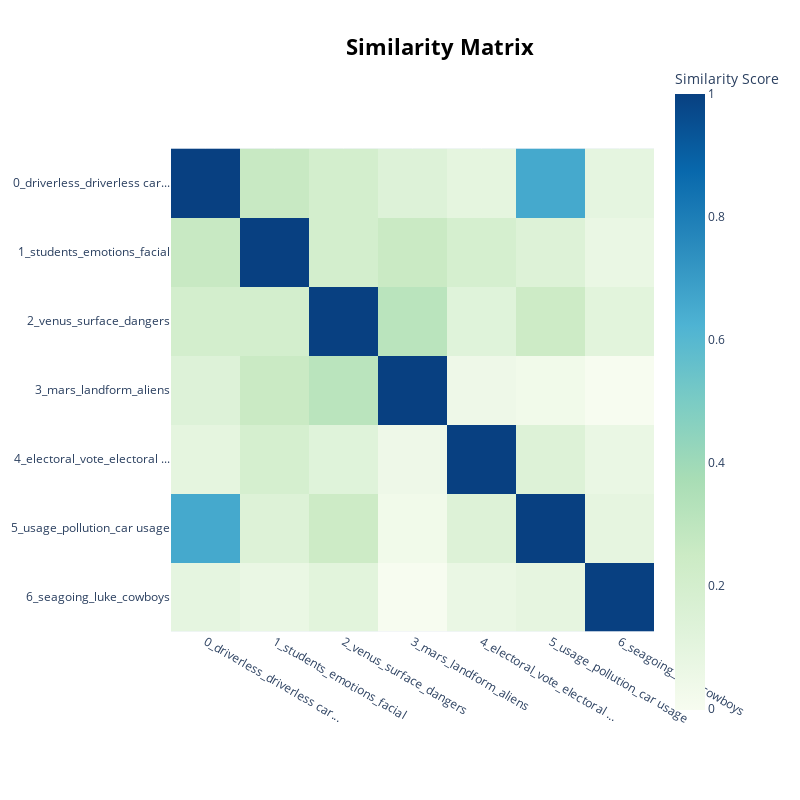

The cell this chart's notebook holds for it:
### Code cell
topic_model.visualize_heatmap()

### Figure 1 — Plotly figure (JSON) as saved in the notebook; plotly's stock layout.template omitted (floating-point values rounded to 4 significant figures)
{"data": [{"coloraxis": "coloraxis", "hovertemplate": "x: %{x}<br>y: %{y}<br>Similarity Score: %{z}<extra></extra>", "name": "0", "type": "heatmap", "x": ["0_driverless_driverless car...", "1_students_emotions_facial", "2_venus_surface_dangers", "3_mars_landform_aliens", "4_electoral_vote_electoral ...", "5_usage_pollution_car usage", "6_seagoing_luke_cowboys"], "xaxis": "x", "y": ["0_driverless_driverless car...", "1_students_emotions_facial", "2_venus_surface_dangers", "3_mars_landform_aliens", "4_electoral_vote_electoral ...", "5_usage_pollution_car usage", "6_seagoing_luke_cowboys"], "yaxis": "y", "z": [[1.0, 0.2619, 0.205, 0.1387, 0.09819, 0.6574, 0.09473], [0.2619, 1, 0.2044, 0.2546, 0.1888, 0.1438, 0.07083], [0.205, 0.2044, 1, 0.3114, 0.1285, 0.2411, 0.1145], [0.1387, 0.2546, 0.3114, 1.0, 0.04805, 0.03133, -0.002359], [0.09819, 0.1888, 0.1285, 0.04805, 1.0, 0.1429, 0.06911], [0.6574, 0.1438, 0.2411, 0.03133, 0.1429, 1.0, 0.09235], [0.09473, 0.07083, 0.1145, -0.002359, 0.06911, 0.09235, 1.0]]}], "layout": {"coloraxis": {"colorbar": {"title": {"text": "Similarity Score"}}, "colorscale": [[0, "rgb(247,252,240)"], [0.125, "rgb(224,243,219)"], [0.25, "rgb(204,235,197)"], [0.375, "rgb(168,221,181)"], [0.5, "rgb(123,204,196)"], [0.625, "rgb(78,179,211)"], [0.75, "rgb(43,140,190)"], [0.875, "rgb(8,104,172)"], [1, "rgb(8,64,129)"]]}, "height": 800, "hoverlabel": {"bgcolor": "white", "font": {"family": "Rockwell", "size": 16}}, "legend": {"title": {"text": "Trend"}}, "margin": {"t": 60}, "showlegend": true, "title": {"font": {"color": "Black", "size": 22}, "text": "<b>Similarity Matrix</b>", "x": 0.55, "xanchor": "center", "y": 0.95, "yanchor": "top"}, "width": 800, "xaxis": {"anchor": "y", "constrain": "domain", "domain": [0, 1], "scaleanchor": "y"}, "yaxis": {"anchor": "x", "autorange": "reversed", "constrain": "domain", "domain": [0, 1]}}}
